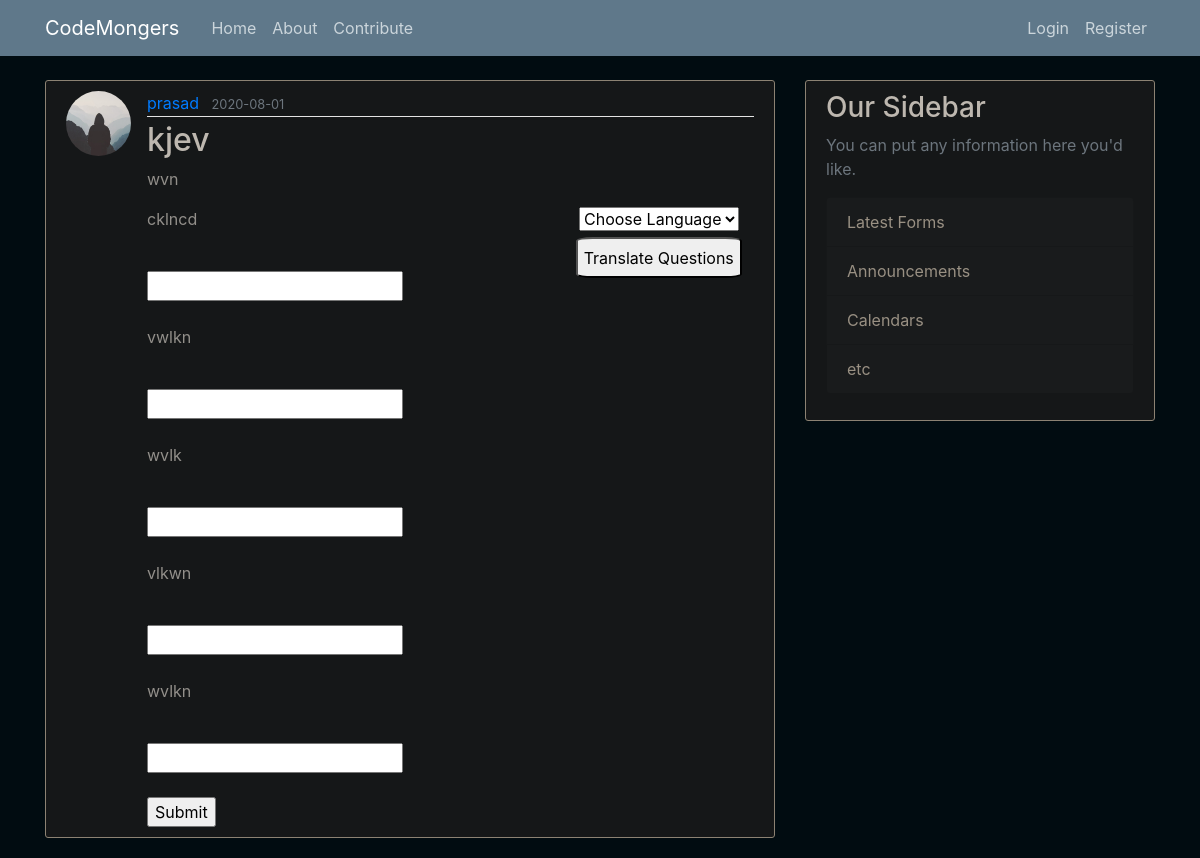
Screenshot of /post/2 with the database file from the repository.
### flaskblog/models.py (models this page shows, shortened)
class User(db.Model, UserMixin):
    id = db.Column(db.Integer, primary_key=True)
    username = db.Column(db.String(20), unique=True, nullable=False)
    email = db.Column(db.String(120), unique=True, nullable=False)
    image_file = db.Column(db.String(20), nullable=False, default='default.jpg')
    password = db.Column(db.String(60), nullable=False)
    posts = db.relationship('Post', backref='author', lazy=True)

class Post(db.Model):
    id = db.Column(db.Integer, primary_key=True)
    title = db.Column(db.String(100), nullable=False)
    date_posted = db.Column(db.DateTime, nullable=False, default=datetime.utcnow)
    content = db.Column(db.Text, nullable=False)
    firstq = db.Column(db.Text, nullable=False)
    secondq = db.Column(db.Text, nullable=False)
    thirdq = db.Column(db.Text, nullable=False)
    forthq = db.Column(db.Text, nullable=False)
    fifthq = db.Column(db.Text, nullable=False)
    user_id = db.Column(db.Integer, db.ForeignKey('user.id'), nullable=False)

### flaskblog/posts/routes.py (the view)
@posts.route("/post/<int:post_id>")
def post(post_id):
    post = Post.query.get_or_404(post_id)
    return render_template('post.html', title=post.title, post=post)

### flaskblog/templates/post.html (shortened to what this page needs)
{% extends "layout.html" %}
{% block content %}
<article class="media content-section">
  <img class="rounded-circle article-img"
    src="{{ url_for('static', filename='profile_pics/' + post.author.image_file) }}">
  <div class="media-body">
    <div class="article-metadata">
      <a class="mr-2"
        href="{{ url_for('users.user_posts', username=post.author.username) }}">{{ post.author.username }}</a>
      <small class="text-muted">{{ post.date_posted.strftime('%Y-%m-%d') }}</small>
    </div>
    <h2 class="article-title">{{ post.title }}</h2>
    <p class="article-content">{{ post.content }}</p>
    <div class="container" style="display:block;">
      <select id="lang" class="bootstrap-select" style="float:right; ">
        <option value="1" selected="selected">Choose Language</option>
      </select>
    </div>
    <button onclick="translateFn()"
      style="border-radius:10%; padding: 1%; margin:1% 2%; float:right; color:black; clear:right;">Translate Questions
    </button>
    <p id="firstq">{{ post.firstq }}</p><br>
    <input id="note-textarea1" type="text" name="firstq"><br><br>
    <p id="secondq">{{ post.secondq }}</p><br>
    <input id="note-textarea2" type="text" name="secondq"><br><br>
    <p id="thirdq">{{ post.thirdq }}</p><br>
    <input id="note-textarea3" type="text" name="thirdq"><br><br>
    <p id="forthq">{{ post.forthq }}</p><br>
    <input id="note-textarea4" type="text" name="forthq"><br><br>
    <p id="fifthq">{{ post.fifthq }}</p><br>
    <input id="note-textarea5" type="text" name="fifthq"><br><br>
    <input type="submit" value="Submit">
  </div>
</article>
{% endblock content %}

### flaskblog/static/main.css (style rules this page uses)
body { background: #010c11; color: #928f8a; margin-top: 5rem; }
h1, h2, h3, h4, h5, h6 { color: rgb(189, 183, 175); }
.content-section { background: #1b1d1e; padding: 10px 20px; border: 1px solid #000000; border-radius: 3px; margin-bottom: 20px; }
.content-section { background-image: initial; background-color: rgb(21, 23, 24); border-top-color: rgb(140, 130, 115); border-right-color: rgb(140, 130, 115); border-bottom-color: rgb(140, 130, 115); border-left-color: rgb(140, 130, 115); }
.article-title { color: #bdb7af; }
.article-content { white-space: pre-line; }
.article-img { height: 65px; width: 65px; margin-right: 16px; }
.article-metadata { padding-bottom: 1px; margin-bottom: 4px; border-bottom: 1px solid #e3e3e3; }

### rows the page displays
User: image_file (placeholder picture), author.username "prasad"
Post: date_posted "2020-08-01", title "kjev", content "wvn", firstq "cklncd", secondq "vwlkn", thirdq "wvlk", forthq "vlkwn", fifthq "wvlkn"
